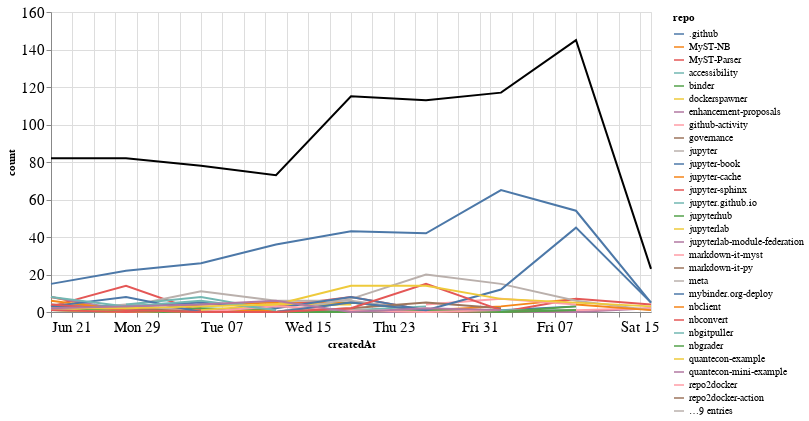

The notebook cell saved with this chart:
### Markdown cell above
## Comments

### Code cell
comments_time = comments.groupby('repo').resample('W', on='createdAt').count()['author'].reset_index()
comments_time = comments_time.rename(columns={'author': 'count'})
comments_time_total = comments_time.groupby('createdAt').agg({"count": "sum"}).reset_index()
ch1 = alt.Chart(comments_time, width=600).mark_line().encode(
    x='createdAt',
    y='count',
    color='repo',
    tooltip="repo"
)

ch2 = alt.Chart(comments_time_total, width=600).mark_line(color="black").encode(
    x='createdAt',
    y='count',
)

ch1 + ch2

### Figure 1 — Vega-Lite specification as saved in the notebook (floating-point values rounded to 4 significant figures; data arrays with more than 128 entries replaced by an {"elided": "..."} marker saying what was removed)
{"config": {"axisLeft": {"labelFontSize": 15}, "axisBottom": {"labelFontSize": 15}}, "layer": [{"data": {"name": "data-9cea8533eb670c6a59cd193161f583b9"}, "mark": "line", "encoding": {"color": {"type": "nominal", "field": "repo"}, "tooltip": {"type": "nominal", "field": "repo"}, "x": {"type": "temporal", "field": "createdAt"}, "y": {"type": "quantitative", "field": "count"}}, "width": 600}, {"data": {"name": "data-310e84399c658f873e9ead333078af64"}, "mark": {"type": "line", "color": "black"}, "encoding": {"x": {"type": "temporal", "field": "createdAt"}, "y": {"type": "quantitative", "field": "count"}}, "width": 600}], "$schema": "https://vega.github.io/schema/vega-lite/v4.8.1.json", "datasets": {"data-9cea8533eb670c6a59cd193161f583b9": {"elided": "181 records"}, "data-310e84399c658f873e9ead333078af64": [{"createdAt": "2020-06-21T00:00:00", "count": 82}, {"createdAt": "2020-06-28T00:00:00", "count": 82}, {"createdAt": "2020-07-05T00:00:00", "count": 78}, {"createdAt": "2020-07-12T00:00:00", "count": 73}, {"createdAt": "2020-07-19T00:00:00", "count": 115}, {"createdAt": "2020-07-26T00:00:00", "count": 113}, {"createdAt": "2020-08-02T00:00:00", "count": 117}, {"createdAt": "2020-08-09T00:00:00", "count": 145}, {"createdAt": "2020-08-16T00:00:00", "count": 23}]}}
